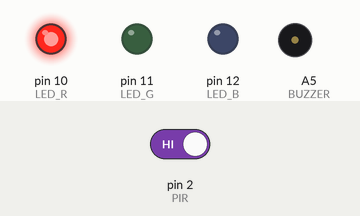
This sketch was run on a simulated Arduino Uno, built with avr-gcc and run on an emulated ATmega328P. On the bench: output pins drawn as LEDs (lit = HIGH), buzzer (waves = sounding, pin HIGH). The test bench sets the inputs (shaded band); at power-on: pin 2 (PIR) HIGH.

Above: at 1.2 s.
1.3 s: pin 2 (PIR) driven LOW
At 2.5 s:
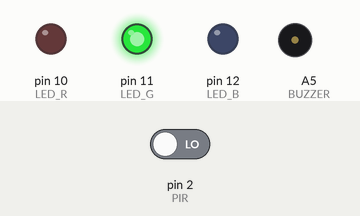
2.8 s: pin 2 (PIR) driven HIGH
At 3.7 s:
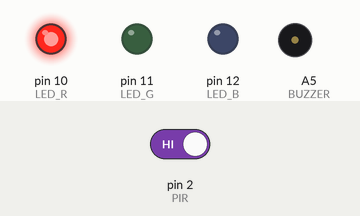
Timing chart, 0 to 5.8 s (numbered marks = the images above; inputs shaded):
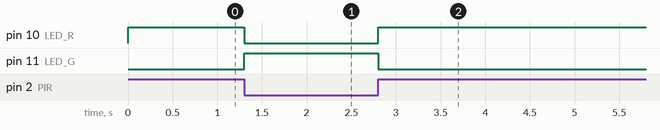

The sketch:

safeROUM.ino
```cpp
#include "defines.h"

void setup() {
  pinMode(LED_R, OUTPUT);
  pinMode(LED_G, OUTPUT);
  pinMode(LED_B, OUTPUT);

  pinMode(KONTRAKTRON, INPUT_PULLUP);
  pinMode(PIR, INPUT);
  pinMode(BUZZER, OUTPUT);

  digitalWrite(LED_R, LOW);
  digitalWrite(LED_G, LOW);
  digitalWrite(LED_B, LOW);
}

void loop() {
  if(digitalRead(PIR) == LOW)
  {
    digitalWrite(LED_R, LOW);
    digitalWrite(LED_G, HIGH);
  } else {
    digitalWrite(LED_R, HIGH);
    digitalWrite(LED_G, LOW);
    //tone(BUZZER, 4300, 150);
    //tone(BUZZER, 3500, 150);
  }
}
```

defines.h
```cpp
/*************************************************
 * Public Constants
 *************************************************/

#define LED_R 10
#define LED_G 11
#define LED_B 12

#define KONTRAKTRON 0
#define PIR 2
#define BUZZER A5
```

Measured:
- after the input at 1.3 s, pin 10 (LED_R): HIGH → LOW at once; pin 11 (LED_G): LOW → HIGH at once
- after the input at 2.8 s, pin 10 (LED_R): LOW → HIGH at once; pin 11 (LED_G): HIGH → LOW at once
